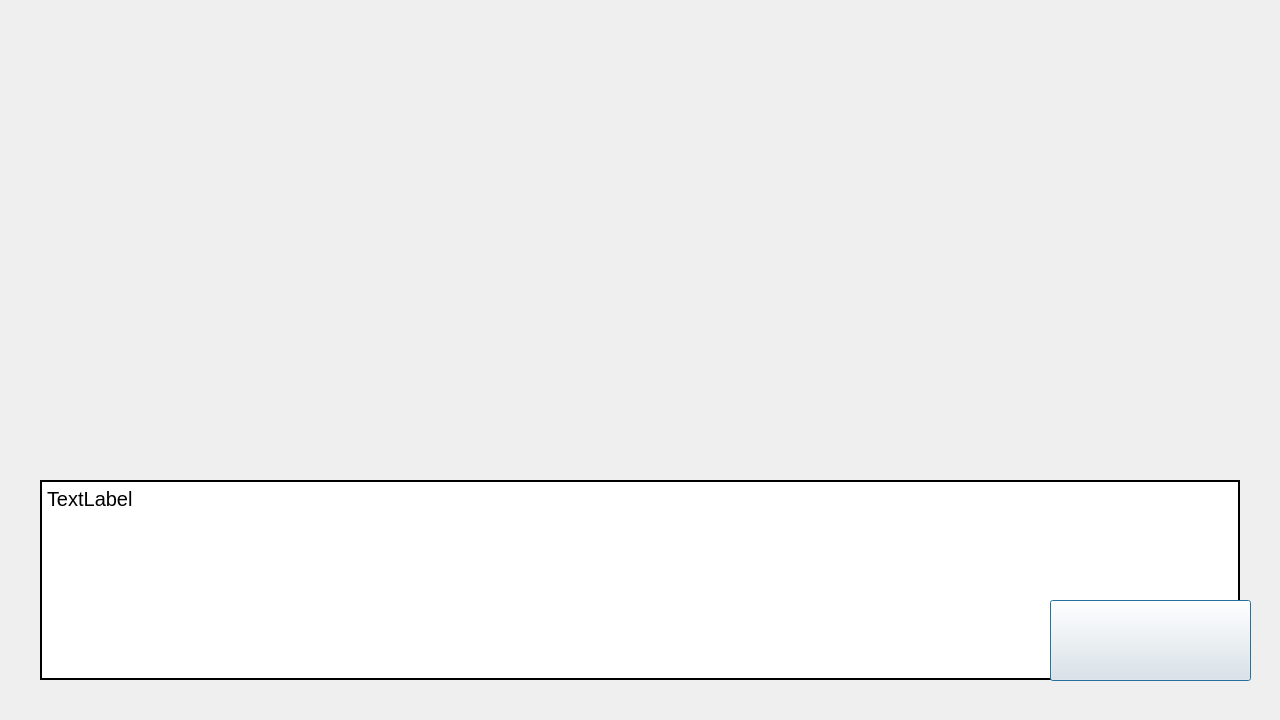
<?xml version="1.0" encoding="UTF-8"?>
<ui version="4.0">
 <class>InitialDialog</class>
 <widget class="QDialog" name="InitialDialog">
  <property name="geometry">
   <rect>
    <x>0</x>
    <y>0</y>
    <width>1280</width>
    <height>720</height>
   </rect>
  </property>
  <property name="windowTitle">
   <string>Dialog</string>
  </property>
  <widget class="QLabel" name="dialog">
   <property name="geometry">
    <rect>
     <x>40</x>
     <y>480</y>
     <width>1200</width>
     <height>200</height>
    </rect>
   </property>
   <property name="font">
    <font>
     <pointsize>15</pointsize>
    </font>
   </property>
   <property name="styleSheet">
    <string notr="true">background-color: rgb(255, 255, 255);
border-color: rgb(0, 0, 0);
border-style: solid;
border-width: 2px;</string>
   </property>
   <property name="text">
    <string>TextLabel</string>
   </property>
   <property name="alignment">
    <set>Qt::AlignLeading|Qt::AlignLeft|Qt::AlignTop</set>
   </property>
  </widget>
  <widget class="QPushButton" name="Next">
   <property name="geometry">
    <rect>
     <x>1050</x>
     <y>600</y>
     <width>201</width>
     <height>81</height>
    </rect>
   </property>
   <property name="text">
    <string/>
   </property>
  </widget>
 </widget>
 <resources/>
 <connections/>
</ui>
